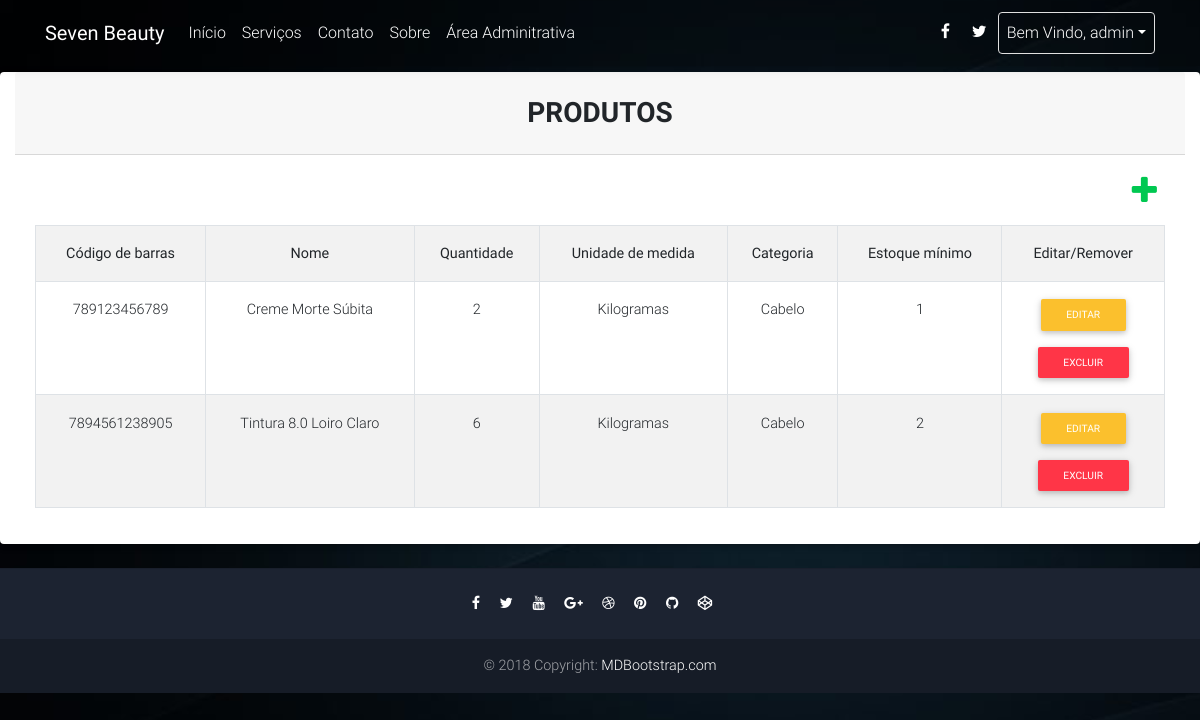
The page /list_products.php (signed in) on the database its author committed.
### tables this page shows
CREATE TABLE `produtos` (
  `codigo_barras` varchar(20) NOT NULL,
  `nome` varchar(50) NOT NULL,
  `quantidade` int(11) NOT NULL,
  `id_unidade_medida` bigint(20) UNSIGNED NOT NULL,
  `id_categoria_produto` bigint(20) UNSIGNED NOT NULL,
  `estoque_minimo` int(11) NOT NULL,
  `ativo` tinyint(1) NOT NULL
);

CREATE TABLE `unidades_medida` (
  `id` bigint(20) UNSIGNED NOT NULL,
  `nome` varchar(15) NOT NULL
);

CREATE TABLE `categorias_produto` (
  `id` bigint(20) UNSIGNED NOT NULL,
  `nome` varchar(20) NOT NULL
);

### dao/DBConnection.php (called while the page is built, shortened)
<?php
Class DBConnection{
	private $database = 'seven_beauty';
	private $host = 'localhost';
	private $user = 'root';
	private $pass = '';
	private $link;
	function connect(){
		$this->link = mysqli_connect($this->host, $this->user, $this->pass);
		mysqli_select_db($this->link, $this->database);
		return TRUE;
	}
	function query($query){
		return mysqli_query($this->link, $query) ;
	}
	function selectOne($query){
		$result = $this->selectMultiple($query);
		if($result){
			$result = mysqli_fetch_array($result);
		}
		return $result;
	}
	function selectMultiple($query){
		return $this->query($query);
	}
}

### dao/Dao.php (called while the page is built, shortened)
<?php
class Dao {
	protected $db;
	protected $nome_tabela;
	function __construct($nome_tabela){
		$this->db = new DBConnection();
		$this->nome_tabela = $nome_tabela;
	}
	function buscaPorPropriedade($propriedade, $valor){
		return "SELECT * FROM ".$this->nome_tabela." WHERE ".$propriedade ." = '".$valor."';";
	}
	function buscaAtivos(){
		$query = $this->buscaPorPropriedade("ativo", VERDADEIRO);
		$result = $this->db->selectMultiple($query);
		if($result){
			$num_rows = mysqli_num_rows($result);
			$ativos = [];
			for($i=0; $i < $num_rows; $i++){
	            $row = mysqli_fetch_array($result);
	            array_push($ativos, $this->fetchObjeto($row));
	        }
	        return $ativos;
    	}
		return FALSO;
	}
	function buscaById($id){
		$query = "SELECT * FROM ".$this->nome_tabela." WHERE id = ".$id.";";
		$result = $this->db->selectOne($query);
		if($result){
			return $this->fetchObjeto($result);
		}
		return FALSE;
	}
}

### dao/ProdutoDao.php (called while the page is built, shortened)
<?php
class ProdutoDao extends Dao {
	function fetchObjeto($row){
		$codigoBarras = $row['codigo_barras'];
		$nome = $row['nome'];
		$quantidade = $row['quantidade'];
		$unidade_class = new UnidadeMedidaDao();
		$unidade_medida = $unidade_class->buscaById($row['id_unidade_medida']);
		$cat_class = new CategoriaProdutoDao();
		$categoria_produto = $cat_class->buscaById($row['id_categoria_produto']);
		$estoque_minimo = $row['estoque_minimo'];
		$ativo = $row['ativo'];
		return new Produto($codigoBarras, $nome, $quantidade, $unidade_medida, $categoria_produto, $estoque_minimo, $ativo);
	}
}

### dao/UnidadeMedidaDao.php (called while the page is built, shortened)
<?php
class UnidadeMedidaDao extends Dao {
	function fetchObjeto($row){
		$id = $row['id'];
		$nome = stripslashes($row['nome']);
		return new UnidadeMedida($id, $nome);
	}
}

### dao/CategoriaProdutoDao.php (called while the page is built, shortened)
<?php
class CategoriaProdutoDao extends Dao {
	function fetchObjeto($row){
		$id = $row['id'];
		$nome = stripslashes($row['nome']);
		return new CategoriaProduto($id, $nome);
	}
}

### model/Produto.php (called while the page is built, shortened)
<?php
class Produto {
	private $codigoBarras;
	private $nome;
	private $quantidade;
	private $unidadeMedida;
	private $categoria;
	private $estoqueMinimo;
	function __construct($codigoBarras, $nome, $quantidade, $unidadeMedida, $categoria, $estoqueMinimo, $ativo){
		$this->codigoBarras = $codigoBarras;
		$this->nome = $nome;
		$this->quantidade = $quantidade;
		$this->unidadeMedida = $unidadeMedida;
		$this->categoria = $categoria;
		$this->estoqueMinimo = $estoqueMinimo;
	}
	function getNome(){
		return $this->nome;
	}
	function getQuantidade(){
		return $this->quantidade;
	}
	function getUnidadeMedida(){
		return $this->unidadeMedida;
	}
	function getCategoria(){
		return $this->categoria;
	}
	function getCodigoBarras(){
		return $this->codigoBarras;
	}
	function getEstoqueMinimo(){
		return $this->estoqueMinimo;
	}
}

### model/UnidadeMedida.php (called while the page is built, shortened)
<?php
class UnidadeMedida {
	private $nome;
	function __construct($id, $nome){
		$this->nome = $nome;
	}
	function getNome(){
		return $this->nome;
	}
}

### model/CategoriaProduto.php (called while the page is built, shortened)
<?php
class CategoriaProduto {
	private $nome;
	function __construct($id, $nome){
		$this->nome = $nome;
	}
	function getNome(){
		return $this->nome;
	}
}

### list_products.php (the view, shortened to what this page needs)
<!DOCTYPE html>
<html lang="en">
<head>
  <?php require_once("head.php") ?>
</head>
<body style="background-image: url('img/beauty/admin_background.jpg');  background-size: cover;">
  <?php require_once("navbar.php") ?>
  <main class="mt-5 pt-4">
    <div class="container col-12">
      <div class="row d-flex justify-content-center">
        <div class="card col-12">
            <h3 class="card-header text-center font-weight-bold text-uppercase py-4">Produtos</h3>
            <div class="card-body">
                <div id="table" class="table-editable">
                    <span class="table-add float-right mb-3 mr-2"><a href="<?php echo ROUTE.REGISTER_PRODUCT ?>" class="text-success"><i class="fa fa-plus fa-2x" aria-hidden="true"></i></a></span>
                    <table class="table table-bordered table-responsive-md table-striped text-center">
                        <tr>
                            <th class="text-center">Código de barras</th>
                            <th class="text-center">Nome</th>
                            <th class="text-center">Quantidade</th>
                            <th class="text-center">Unidade de medida</th>
                            <th class="text-center">Categoria</th>
                            <th class="text-center">Estoque mínimo</th>
                            <th class="text-center">Editar/Remover</th>
                        </tr>
                        <?php
                            $dao = new ProdutoDao();
                            $produtos = $dao->buscaAtivos();
                            $size = count($produtos);
                            if($size > 0):
                        ?>
                            <?php
                                foreach($produtos as $produto):
                            ?>
                                <tr>
                                    <td class="pt-3-half">
                                        <?php echo $produto->getCodigoBarras() ?>
                                    </td>
                                    <td class="pt-3-half">
                                        <?php echo $produto->getNome(); ?>
                                    </td>
                                    <td class="pt-3-half">
                                        <?php echo $produto->getQuantidade(); ?>
                                    </td>
                                    <td class="pt-3-half">
                                        <?php echo $produto->getUnidadeMedida()->getNome(); ?>
                                    </td>
                                    <td class="pt-3-half">
                                        <?php echo $produto->getCategoria()->getNome(); ?>
                                    </td>
                                    <td class="pt-3-half">
                                        <?php echo $produto->getEstoqueMinimo(); ?>
                                    </td>
                                    <td>
                                        <span class="edit-client"><a href="<?php echo ROUTE.EDIT_PRODUCT.'?product_id='.$produto->getCodigoBarras() ?>"><button type="button" class="btn btn-yellow btn-rounded btn-sm my-0">Editar</button></a></span>
                                        <span class="remove-client"><a href="<?php echo ROUTE.SERVICE_REMOVE.'?identifier='.$produto->getCodigoBarras().'&class=produto' ?>"><button type="button" class="btn btn-danger btn-rounded btn-sm my-0">Excluir</button></a></span>
                                    </td>
                                </tr>
                            <?php endforeach; ?>
                        <?php else: ?>
                            <div class="offset-4 col-4 text-center">Nenhum resultado encontrado.</div>
                        <?php endif; ?>
                    </table>
                </div>
            </div>
        </div>
    </div>
  </main>
  <?php require_once("footer.php") ?>
</body>
</html>

### list_products.php (style rules this page uses)
.pt-3-half { padding-top: 1.4rem; }

### rows shown on the page
produtos: codigo_barras "789123456789", nome "Creme Morte Súbita", quantidade "2", id_unidade_medida.nome "Kilogramas", id_categoria_produto.nome "Cabelo", estoque_minimo "1"
produtos: codigo_barras "7894561238905", nome "Tintura 8.0 Loiro Claro", quantidade "6", id_unidade_medida.nome "Kilogramas", id_categoria_produto.nome "Cabelo", estoque_minimo "2"

### other values the page prints
$_SESSION['current_user'] "admin"
